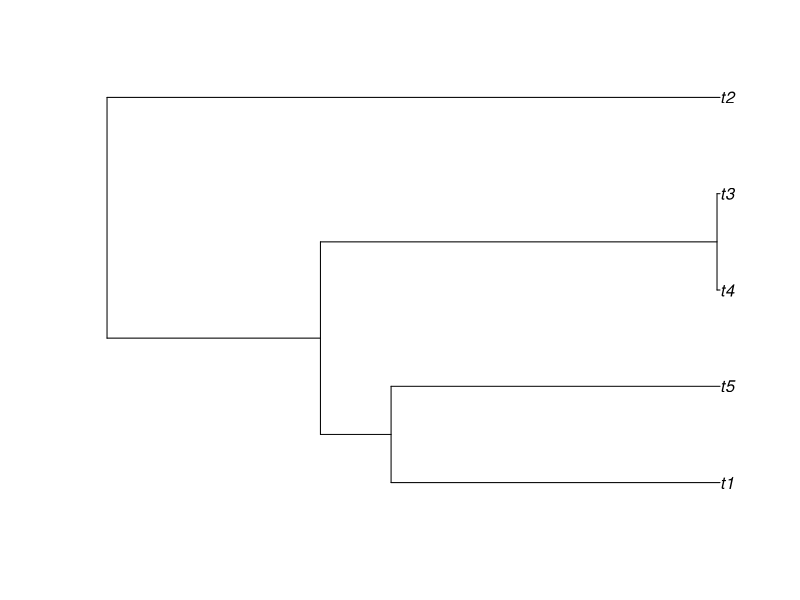
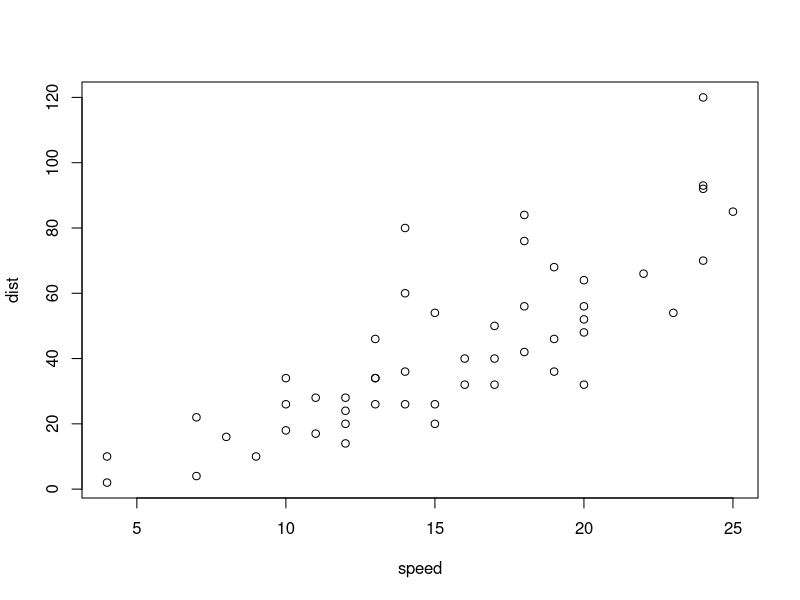

Generate these figures, in order, with R:
## ---- chunk 1
library("ape")
rcoal(5)
plot(rcoal(5))
## ---- chunk 2
plot(cars)
